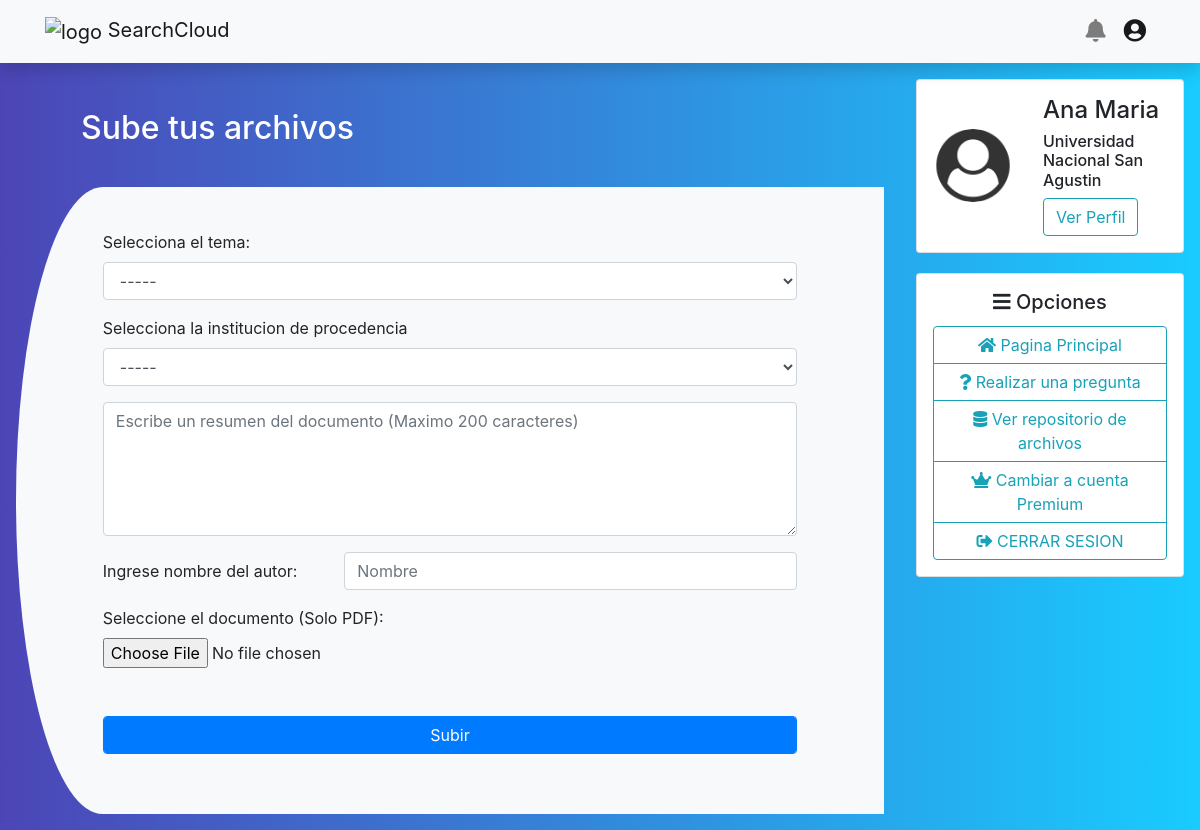
Screenshot of /upload-files.php (signed in) with the database file from the repository.
### tables this page shows
CREATE TABLE IF NOT EXISTS `usuario` (
  `idUsuario` int(11) NOT NULL AUTO_INCREMENT,
  `nombre` varchar(60) NOT NULL,
  `apellido` varchar(60) NOT NULL,
  `email` varchar(60) NOT NULL,
  `telefono` varchar(13) NOT NULL,
  `password` varchar(250) NOT NULL,
  `fechaNacimiento` date NOT NULL,
  `imagenPerfil` varchar(100) DEFAULT NULL,
  `Universidad_idUniversidad` int(11) NOT NULL,
  `Tarjeta_idTarjeta` int(11) DEFAULT NULL,
  `Genero_idGenero` int(11) NOT NULL,
  PRIMARY KEY (`idUsuario`),
  KEY `fk_Usuario_Universidad1_idx` (`Universidad_idUniversidad`),
  KEY `fk_Usuario_Tarjeta1_idx` (`Tarjeta_idTarjeta`),
  KEY `fk_Usuario_Genero1_idx` (`Genero_idGenero`),
  CONSTRAINT `fk_Usuario_Genero1` FOREIGN KEY (`Genero_idGenero`) REFERENCES `genero` (`idGenero`) ON DELETE NO ACTION ON UPDATE NO ACTION,
  CONSTRAINT `fk_Usuario_Tarjeta1` FOREIGN KEY (`Tarjeta_idTarjeta`) REFERENCES `tarjeta` (`idTarjeta`) ON DELETE NO ACTION ON UPDATE NO ACTION,
  CONSTRAINT `fk_Usuario_Universidad1` FOREIGN KEY (`Universidad_idUniversidad`) REFERENCES `universidad` (`idUniversidad`) ON DELETE NO ACTION ON UPDATE NO ACTION
);

CREATE TABLE IF NOT EXISTS `universidad` (
  `idUniversidad` int(11) NOT NULL AUTO_INCREMENT,
  `nombre` varchar(50) NOT NULL,
  `Ciudad_idCiudad` int(11) NOT NULL,
  PRIMARY KEY (`idUniversidad`),
  KEY `fk_Universidad_Ciudad_idx` (`Ciudad_idCiudad`),
  CONSTRAINT `fk_Universidad_Ciudad` FOREIGN KEY (`Ciudad_idCiudad`) REFERENCES `ciudad` (`idCiudad`) ON DELETE NO ACTION ON UPDATE NO ACTION
);

### models/admin-usuario.php (called while the page is built)
<?php
include_once "usuario.php";
class AdminUsuario
{
    private $conexion;
    public function __construct($conexion)
    {
        $this->conexion = $conexion;
    }
    public function getUsuarioById($idUsuarioSesion)
    {
        $records = $this->conexion->prepare('SELECT * FROM `usuario` WHERE `idUsuario`=:idUsuario');
        $records->bindParam(':idUsuario', $idUsuarioSesion);
        $records->execute();
        $results = $records->fetch(PDO::FETCH_ASSOC);
        if (count($results) > 0) {
          $datosUsuario = $results;
        }
        $idUsuario = $datosUsuario["idUsuario"];
        $nombre = $datosUsuario["nombre"];
        $apellido = $datosUsuario["apellido"];
        $email = $datosUsuario["email"];
        $telefono = $datosUsuario["telefono"];
        $password = $datosUsuario["password"];
        $fechaNacimiento = $datosUsuario["fechaNacimiento"];
        $imagenPerfil = $datosUsuario["imagenPerfil"];
        $Universidad_idUniversidad = $datosUsuario["Universidad_idUniversidad"];
        $Tarjeta_idTarjeta = $datosUsuario["Tarjeta_idTarjeta"];
        $Genero_idGenero = $datosUsuario["Genero_idGenero"];
        $usuario = new Usuario($idUsuario, $nombre, $apellido, $email, $telefono, $password, $fechaNacimiento, $imagenPerfil, $Universidad_idUniversidad, $Tarjeta_idTarjeta, $Genero_idGenero);
        return $usuario;
    }
}
?>

### models/usuario.php (called while the page is built, shortened)
<?php
class Usuario
{
    private $nombre;
    private $Universidad_idUniversidad;
    function __construct($idUsuario, $nombre, $apellido, $email, $telefono, $password, $fechaNacimiento, $imagenPerfil, $Universidad_idUniversidad, $Tarjeta_idTarjeta, $Genero_idGenero)
    {
        $this->nombre = $nombre;
        $this->Universidad_idUniversidad = $Universidad_idUniversidad;
    }
    public function getNombre()
    {
        return $this->nombre;
    }
    public function getUniversidad_idUniversidad()
    {
        return $this->Universidad_idUniversidad;
    }
}
 ?>

### functions/get-functions.php (called while the page is built, shortened)
<?php
class GetById
{
    private $conexion;
    function __construct($conexion) {
        $this->conexion = $conexion;
    }
    public function getNombreUniversidad($Universidad_idUniversidad)
    {
        $sqlUniv = "SELECT `nombre` FROM `universidad` WHERE `idUniversidad`=:Universidad_idUniversidad";
        $registroUniv = $this->conexion->prepare($sqlUniv);
        $registroUniv->bindParam(":Universidad_idUniversidad", $Universidad_idUniversidad);
        $registroUniv->execute();
        $resultsUniv = $registroUniv->fetch(PDO::FETCH_ASSOC);
        $nombreUniversidad = $resultsUniv["nombre"];
        return $nombreUniversidad;
    }
}
 ?>

### partials/right-section.php (the view, shortened to what this page needs)
<div class="right-section p-3">
    <div id="profile-resume" class="card p-3">
        <div class="row align-items-center">
            <div class="col-5 p-0">
                <img src="assets/img/user-default.png" alt="user-default" class="img-fuild rounded-circle">
            </div>
            <div class="col-7">
                <h4><?=$usuario->getNombre()?></h4>
                <h6><?=$getById->getNombreUniversidad($usuario->getUniversidad_idUniversidad())?></h6>
                <a href="profile.php" role="button" class="btn btn-outline-info">Ver Perfil</a>
            </div>
        </div>
    </div>
    <div id="options" class="card">
        <div class="card-body p-3">
            <h5 class="card-title text-center"><i class="fas fa-bars"></i> Opciones</h5>
            <div class="btn-group-vertical btn-block">
                <a href="main.php" class="btn btn-outline-info"><i class="fas fa-home"></i> Pagina
                    Principal</a>
                <a href="question.php" class="btn btn-outline-info"><i class="fas fa-question"></i> Realizar una
                    pregunta</a>
                <a href="repository.php" class="btn btn-outline-info"><i class="fas fa-database"></i> Ver
                    repositorio de archivos</a>
                <button class="btn btn-outline-info" data-toggle="modal" data-target="#premium-user-modal"><i
                        class="fas fa-crown"></i> Cambiar a cuenta Premium</button>
                <a href="logout.php" class="btn btn-outline-info"><i class="fas fa-sign-out-alt"></i> CERRAR SESION</a>
            </div>
        </div>
    </div>
</div>

### assets/css/custom/upload-files-style.css (style rules this page uses)
body { background: -webkit-linear-gradient(left, rgba(57, 49, 175, .9), rgba(0, 198, 255, .9)); }
.right-section { width: 100%; }
#profile-resume { display: none; }
@media screen and (min-width: 992px) { .right-section { width: 25%; } }
@media screen and (min-width: 992px) { #profile-resume { display: block; margin-bottom: 20px; } }
@media screen and (min-width: 992px) { #profile-resume img { width: 100%; } }

### rows the page displays
usuario: nombre "Ana Maria", Universidad_idUniversidad.nombre "Universidad Nacional San Agustin"
